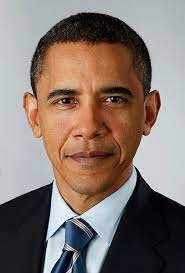
#> input picture known_faces/Obama/1.jpeg, 185 x 273 px; its folder holds only this picture in this run
$ python TrainEiginFace.py   (older library calls are emulated)
#> lines starting #> are read from the running program, lines starting #| are printed output that depends on the picture
import cv2
import os
import numpy as np
from PIL import Image

from time import sleep

BASE_DIR = "known_faces"
image_dir = BASE_DIR

face_cascade = cv2.CascadeClassifier('haarcascade_frontalface_default.xml')
recognizer = cv2.face.EigenFaceRecognizer_create()

current_id = 0
label_ids = {}
y_labels = []
x_train = []


def get_names():
	names_list = []
	for name in os.listdir(BASE_DIR):
		names_list.append(name)
#> pass 2 of the loop in get_names, `for name in os.listdir(BASE_DIR):`:
	names_list.sort()
	return names_list

names_list = get_names()
lost = 0

for name in os.listdir(BASE_DIR):
	if name == "Unknown":
		continue
	for filename in os.listdir(f'{BASE_DIR}/{name}'):
		path = f'{BASE_DIR}/{name}/{filename}'
		image = cv2.imread(path)  # grayscale
#> image is the input picture: shape (273, 185, 3); mean B, G, R 111.3, 117.7, 132.4
		image = np.array(image, "uint8")
		image = cv2.cvtColor(image, cv2.COLOR_BGR2GRAY)
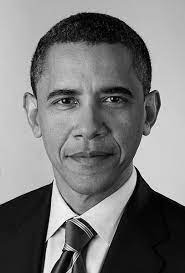
#> image: shape (273, 185); min 0, max 254, mean 121.3
		#size = (550, 550)
		#image = cv2.resize(image, size, Image.ANTIALIAS)
		faces = face_cascade.detectMultiScale(image, scaleFactor=1.3, minNeighbors=5, flags=cv2.CASCADE_SCALE_IMAGE)
#> faces = [[25, 52, 126, 126]]
		if len(faces) == 0:
			faces = face_cascade.detectMultiScale(image, scaleFactor=1.16, minNeighbors=5, flags=cv2.CASCADE_SCALE_IMAGE)
		if len(faces) == 0:
			lost += 1
		print(filename, " - ", len(faces))
#| 1.jpeg  -  1
		for (x, y, w, h) in faces:
			roi = image[y:y+h, x:x+w]
			size = (224, 224)
			roi = cv2.resize(roi, size, Image.ANTIALIAS)
			x_train.append(roi)
			y_labels.append(names_list.index(name))
#> this loop made 1 pass
#> (x, y, w, h, size) on pass 1: (25, 52, 126, 126, (224, 224))
#> pass 1, `roi = image[y:y+h, x:x+w]`:
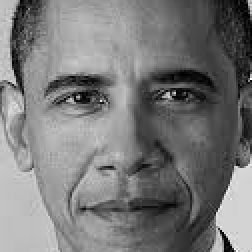
#> roi: shape (126, 126) (shown 2 times larger); min 0, max 251, mean 120.6
#> pass 1, `roi = cv2.resize(roi, size, Image.ANTIALIAS)`:
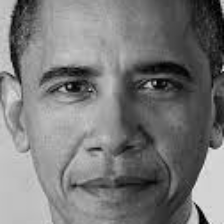
#> roi: shape (224, 224); min 0, max 239, mean 120.5
#> after the loop, x_train = 1 item; y_labels = [0]
#> pass 2 of the loop `for name in os.listdir(BASE_DIR):`:
#> path = 'known_faces/Olexii/me.jpg'
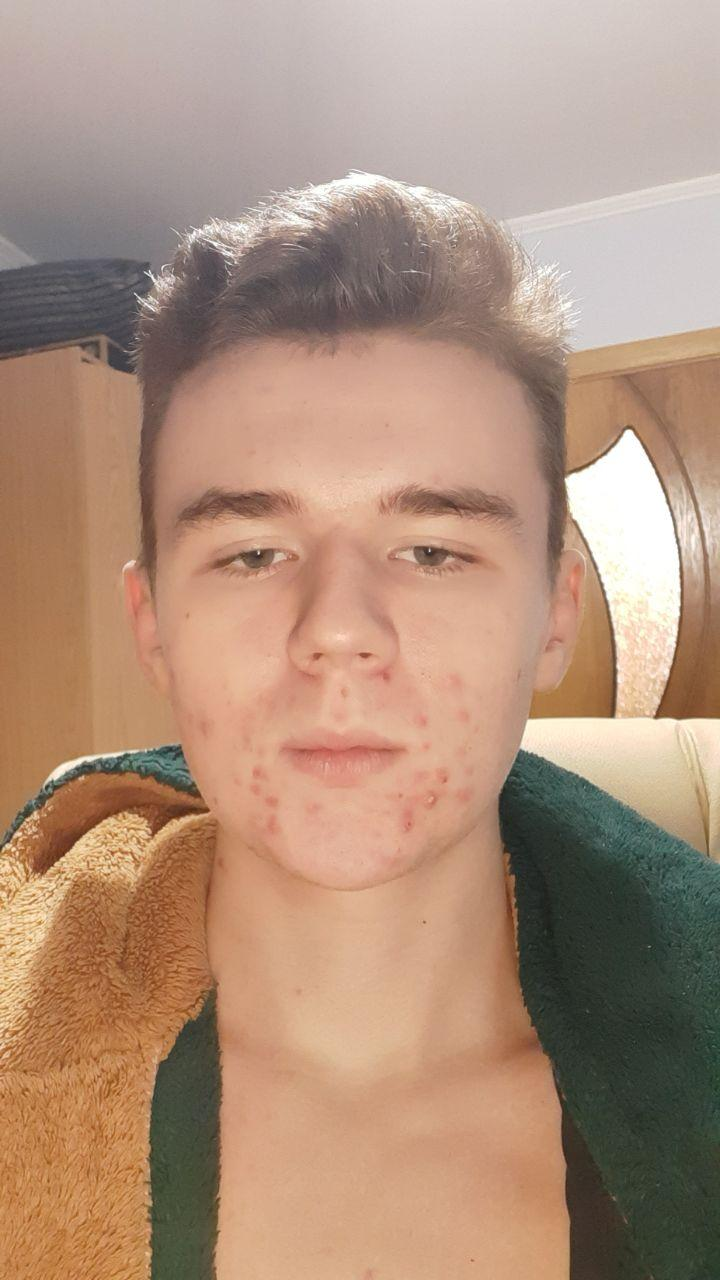
#> input picture known_faces/Olexii/me.jpg, 720 x 1280 px
#> image is the input picture: shape (1280, 720, 3); mean B, G, R 123.3, 144.1, 174.8
#> `image = cv2.cvtColor(image, cv2.COLOR_BGR2GRAY)`:
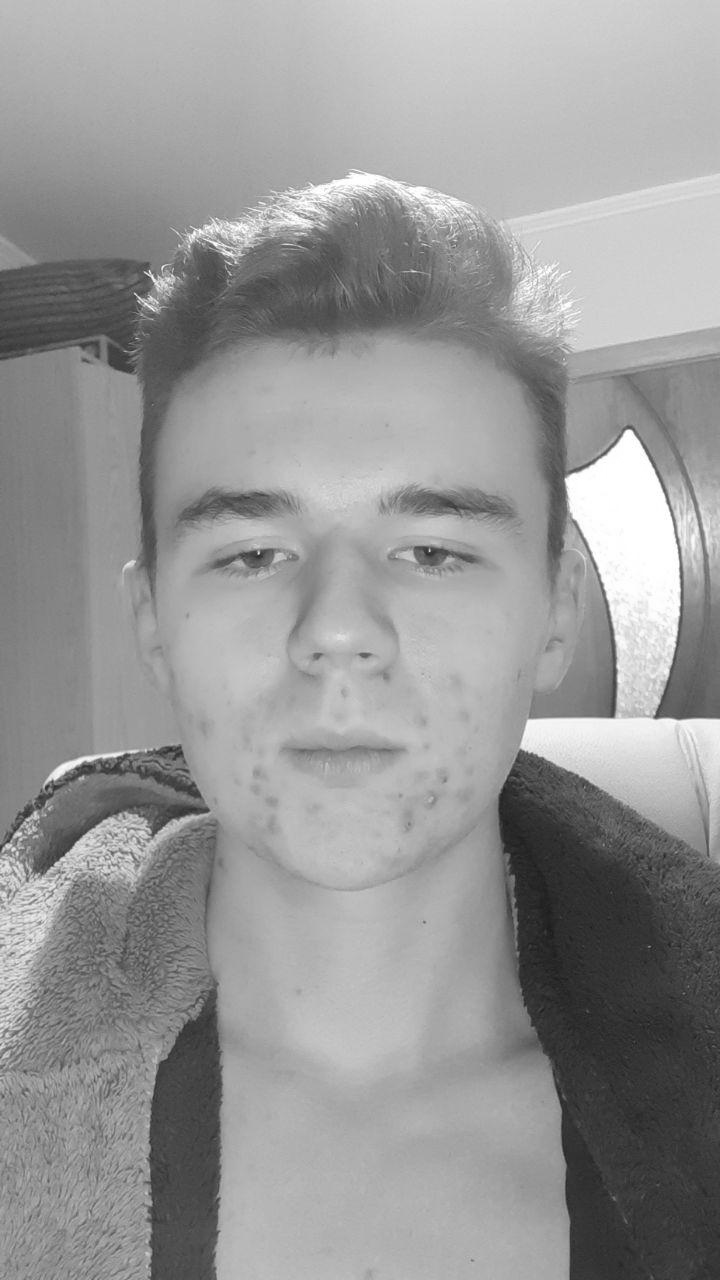
#> image: shape (1280, 720); min 25, max 255, mean 151
#> faces = [[103, 367, 484, 484]]
#| me.jpg  -  1
#> the loop `for (x, y, w, h) in faces:` made 1 pass
#> (x, y, w, h, size) on pass 1: (103, 367, 484, 484, (224, 224))
#> pass 1, `roi = image[y:y+h, x:x+w]`:
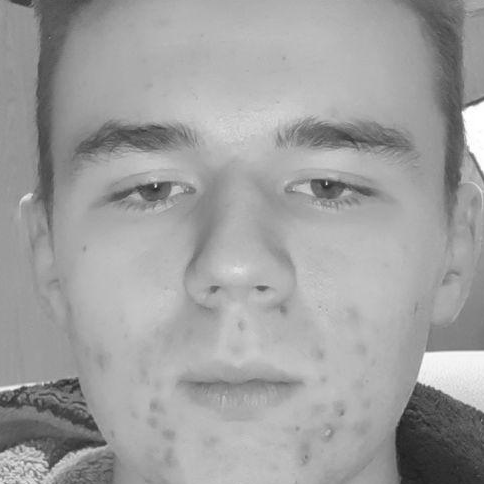
#> roi: shape (484, 484); min 31, max 255, mean 159.5
#> after the loop `for (x, y, w, h) in faces:`: x_train = 2 items; y_labels = [0, 1]


print("Image loss:", lost)
print(y_labels)
#| [0, 1]
for face in x_train:
	cv2.imshow('frame', face)
	sleep(1)
	if cv2.waitKey(20) & 0xFF == ord('q'):
		break
#> this loop made 1 pass; (key q is pressed on pass 1)
cv2.destroyAllWindows()
recognizer.train(x_train, np.array(y_labels))
recognizer.save("ModelEigenFace.yml")
